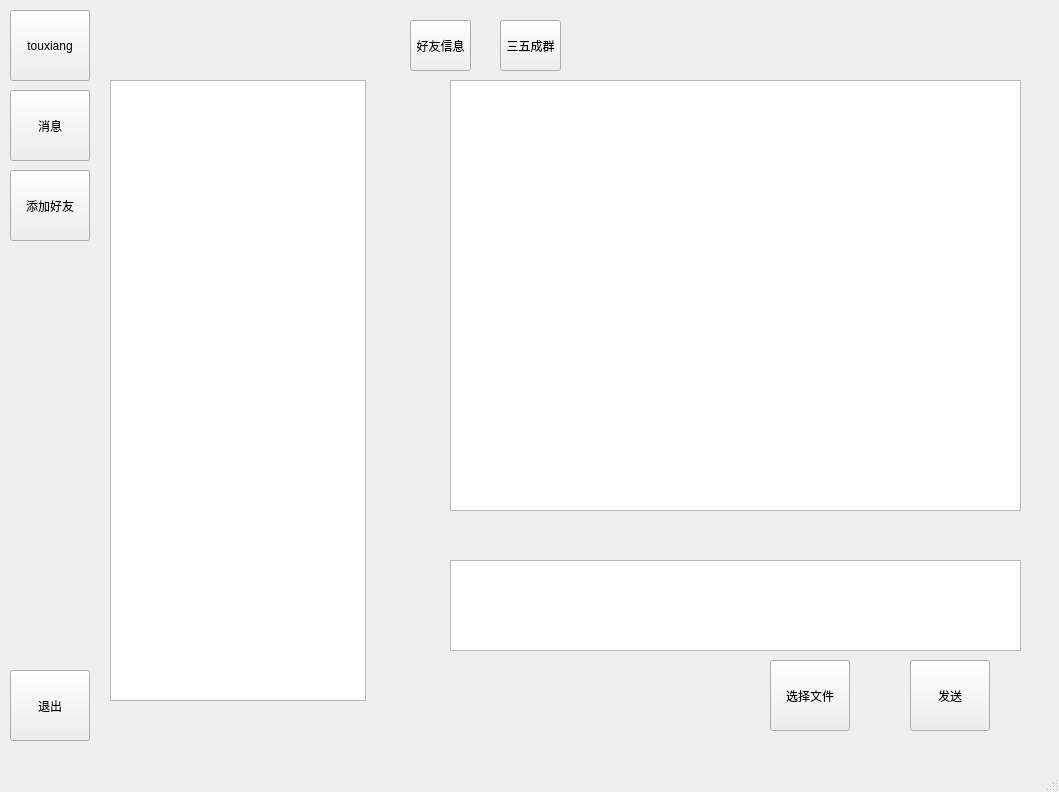
<?xml version="1.0" encoding="UTF-8"?>
<ui version="4.0">
 <class>MainWindow</class>
 <widget class="QMainWindow" name="MainWindow">
  <property name="geometry">
   <rect>
    <x>0</x>
    <y>0</y>
    <width>1059</width>
    <height>792</height>
   </rect>
  </property>
  <property name="windowTitle">
   <string>MainWindow</string>
  </property>
  <widget class="QWidget" name="centralwidget">
   <widget class="QPushButton" name="massage_btn">
    <property name="geometry">
     <rect>
      <x>10</x>
      <y>90</y>
      <width>80</width>
      <height>71</height>
     </rect>
    </property>
    <property name="text">
     <string>消息</string>
    </property>
   </widget>
   <widget class="QPushButton" name="add_friend_btn">
    <property name="geometry">
     <rect>
      <x>10</x>
      <y>170</y>
      <width>80</width>
      <height>71</height>
     </rect>
    </property>
    <property name="text">
     <string>添加好友</string>
    </property>
   </widget>
   <widget class="QListWidget" name="friend_list">
    <property name="geometry">
     <rect>
      <x>110</x>
      <y>80</y>
      <width>256</width>
      <height>621</height>
     </rect>
    </property>
   </widget>
   <widget class="QTextBrowser" name="message_history">
    <property name="geometry">
     <rect>
      <x>450</x>
      <y>80</y>
      <width>571</width>
      <height>431</height>
     </rect>
    </property>
   </widget>
   <widget class="QTextEdit" name="message_edit">
    <property name="geometry">
     <rect>
      <x>450</x>
      <y>560</y>
      <width>571</width>
      <height>91</height>
     </rect>
    </property>
   </widget>
   <widget class="QPushButton" name="send_massage_btn">
    <property name="geometry">
     <rect>
      <x>910</x>
      <y>660</y>
      <width>80</width>
      <height>71</height>
     </rect>
    </property>
    <property name="text">
     <string>发送</string>
    </property>
   </widget>
   <widget class="QPushButton" name="select_file_btn">
    <property name="geometry">
     <rect>
      <x>770</x>
      <y>660</y>
      <width>80</width>
      <height>71</height>
     </rect>
    </property>
    <property name="text">
     <string>选择文件</string>
    </property>
   </widget>
   <widget class="QPushButton" name="friend_infor_btn">
    <property name="geometry">
     <rect>
      <x>410</x>
      <y>20</y>
      <width>61</width>
      <height>51</height>
     </rect>
    </property>
    <property name="text">
     <string>好友信息</string>
    </property>
   </widget>
   <widget class="QPushButton" name="add_guys_btn">
    <property name="geometry">
     <rect>
      <x>500</x>
      <y>20</y>
      <width>61</width>
      <height>51</height>
     </rect>
    </property>
    <property name="text">
     <string>三五成群</string>
    </property>
   </widget>
   <widget class="QPushButton" name="quit_btn">
    <property name="geometry">
     <rect>
      <x>10</x>
      <y>670</y>
      <width>80</width>
      <height>71</height>
     </rect>
    </property>
    <property name="text">
     <string>退出</string>
    </property>
   </widget>
   <widget class="QPushButton" name="user_infor_btn">
    <property name="geometry">
     <rect>
      <x>10</x>
      <y>10</y>
      <width>80</width>
      <height>71</height>
     </rect>
    </property>
    <property name="text">
     <string>touxiang</string>
    </property>
   </widget>
  </widget>
  <widget class="QMenuBar" name="menubar">
   <property name="geometry">
    <rect>
     <x>0</x>
     <y>0</y>
     <width>1059</width>
     <height>22</height>
    </rect>
   </property>
  </widget>
  <widget class="QStatusBar" name="statusbar"/>
 </widget>
 <resources/>
 <connections/>
</ui>
